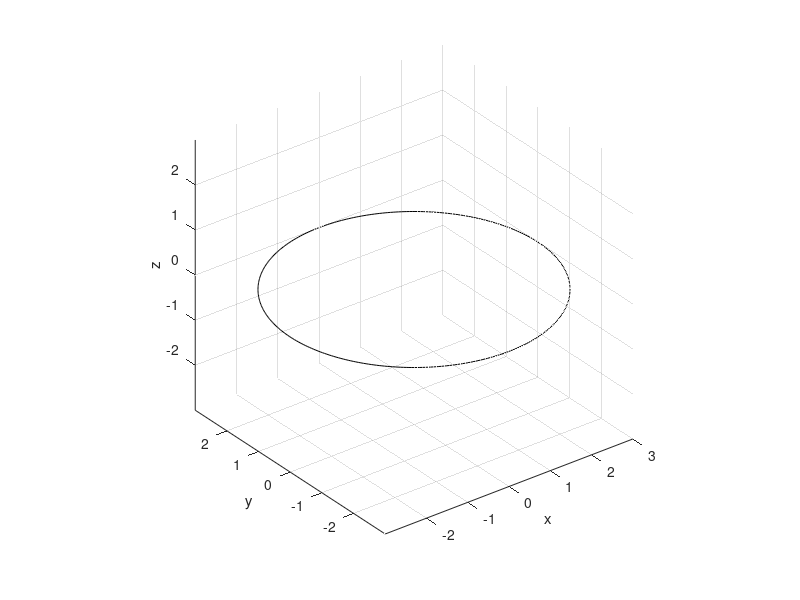

Source code (MATLAB): (Note: this script raises an error after producing the figure.)
%  Author:
%   Rui Li (raysworld@outlook.com)
%
%  LOG:
%   2014-04-11: Create the file.
%   2014-05-20: Fix some small bugs, which solves some display issues in
%               32-bit OS.
%   2014-07-16: Add some comments
%   2014-07-17: Add output: 'O_pe_H', which corresponds to the center point 
%               of the lower surface of the peg when the peg and hole are
%               touched each other.
%               Fixed a bug on edge_point determination.
%   2014-07-18��Distinguish radius of peg and radius of hole
%   2015-09-25: Fixed the bug when both theta_x and theta_y are small, the
%               equation will fail to be solved.

%% 
clear all
close all
clc
%% ����
% ��ײ���
R = 3;      % ��װ뾶
R_peg = 3.0;
R_hole = 3.0;
d_ecc = 1;  % ƫ�ľ�(��X_pe�᷽��)
h_ecc = 3;  % ƫ�ľ�(��Z_pe����)


% peg-e��hole����ϵ�Ĺ�ϵ����[Xpe Ype Zpe theta_xe theta_ye theta_ze]
theta_x_pe_H = 0.39794;       % ���ƿ�(H)����ϵx��ת���ĽǶ�
theta_y_pe_H = 0.10472;         % ���ƿ�(H)����ϵy��ת���ĽǶ�
theta_z_pe_H = 0;                % ���ƿ�(H)����ϵz��ת���ĽǶ�(���趨����Ϊ����Ҫ�ڸ��᷽����ת)
O_x_pe_H = 0;                         % ��ĵ������ĵ��ڿ�����ϵx�᷽��ƫ��׵����ĵ�ľ���
O_y_pe_H = 0;                         % ��ĵ������ĵ��ڿ�����ϵy�᷽��ƫ��׵����ĵ�ľ���
O_z_pe_H = 5;                         % ��ĵ������ĵ��ڿ�����ϵz�᷽��ƫ��׵����ĵ�ľ���

% ����ȫ�������棬�������ݲ����޸�!!!!!!!!!!!!!!!!!!!!!!!!!!!!!!!!!!!!!!!!!!!!!!!
%--------------------------------------------------------------------------
%% ��־λ
flag = [];
flag.outrange = 0;          % ��͵��Ƿ���hole��Χ�ڣ�����Ϊ0��������Ϊ1
flag.inter = 0;             % ͶӰ���Բ���������ֵΪn����n������
flag.contact = 0;           % ����׵ĽӴ��������ֵΪn����n���Ӵ��㣬-1Ϊ����Ӵ�
% �����͵��z����ֵ
d_lowest = NaN;

%% ��׼Բ�����ڸ��ֱ任�ͻ�ͼ
t = linspace(0, 2*pi, 360);
% rr = R;
% xx = rr * cos(t);
% yy = rr * sin(t);
% zz = zeros(1,length(t));
% ww = ones(1,length(t));

rr_p = R_peg;
xx_p = rr_p * cos(t);
yy_p = rr_p * sin(t);
zz_p = zeros(1,length(t));
ww_p = ones(1,length(t));

rr_h = R_hole;
xx_h = rr_p * cos(t);
yy_h = rr_p * sin(t);
zz_h = zeros(1,length(t));
ww_h = ones(1,length(t));


%%
% hole����ϵ(������ϵ)------------------------------------------------------
frame_H = eye(4);
% ����hole
plot3(xx_h, yy_h, zz_h, 'k');
hold on
% �������ע
xlabel('x'); ylabel('y'); zlabel('z');

grid on
axis equal
axis auto

% peg-e����ϵ(ƫ�����²��̶�)-----------------------------------------------

axis_o_pe = [1 0 0]';
axis_n_pe = [0 1 0]';
axis_a_pe = [0 0 1]';
O_pe = [0 0 0]';
frame_pe = [axis_o_pe axis_n_pe axis_a_pe O_pe;0 0 0 1];
% peg-e����ϵ��hole����ϵ�µı�ʾ(�任)
T_pe_H = trans([O_x_pe_H O_y_pe_H O_z_pe_H])*rot([0 1 0], theta_y_pe_H)*rot([1 0 0], theta_x_pe_H);
frame_pe_H = T_pe_H * frame_pe;
% peg-e����ϵ�������ᡢԭ����hole����ϵ�µı�ʾ(�任���)
axis_o_pe_H = frame_pe_H(1:3,1);      % peg-e����ϵ��x��
axis_n_pe_H = frame_pe_H(1:3,2);      % peg-e����ϵ��y��
axis_a_pe_H = frame_pe_H(1:3,3);      % peg-e����ϵ��z��
O_pe_H = frame_pe_H(1:3,4);                 % peg-e����ϵ��ԭ��

%% ����peg-e����Բ
% peg-e�����Բ
points = T_pe_H * [xx_p;yy_p;zz_p;ww_p];
plot3(points(1,:),points(2,:),points(3,:),'b');
hold on
% peg-e�����Բ��ԭ��
plot3(O_pe_H(1),O_pe_H(2),O_pe_H(3),'r.');
% peg-e�����Բ��XOY(hole)ƽ���ϵ�ͶӰ
plot3(points(1,:),points(2,:),zz_p,'b');

%% ����͵�

% legacy code-----------------------------------------------------------------
% % ����ĵ���Բ��Z_h�����ϵ���͵�
% [~, j]=find(points == min(min(points(3,:))));

% 20140716-----------------------------------------------------------------
axis_a_pe_H_proj = [axis_a_pe_H(1:2); 0]; % z����XoYƽ���ͶӰ
costt = (axis_a_pe_H_proj' * axis_a_pe_H)/(norm(axis_a_pe_H_proj)*norm(axis_a_pe_H)); %z����XoYƽ��ļн�

vector_R = [0 0 0]'; % �����ĵ㵽��͵������
vector_R(3) =  -R_hole * costt; % z���������������
a_R = axis_a_pe_H_proj / norm(axis_a_pe_H_proj) * R_hole * sqrt(1-costt^2);
vector_R(1:2) = a_R(1:2); % x y������ͶӰ�������

lowest_point = O_pe_H + vector_R;

% ����ĵ���Բ��Z_h�����ϵ���͵�
plot3([lowest_point(1) lowest_point(1)],...
      [lowest_point(2) lowest_point(2)],...
      [lowest_point(3) 0], 'r');
hold on
plot3([lowest_point(1) lowest_point(1)],...
      [lowest_point(2) lowest_point(2)],...
      [lowest_point(3) 0], 'ro');
%% �ų���͵�ͶӰ����hole�ڵ����
if norm(lowest_point(1:2)) > R_hole
    disp('lowest point OUT of range!');
	d_lowest = NaN;
	flag.outrange = 1;
end

%%
% �����Բ��ͶӰԲ�Ľ���
% syms x y
% Px = sin(theta_x_pe_H)*tan(theta_x_pe_H) + cos(theta_x_pe_H);
% Py = sin(theta_y_pe_H)*tan(theta_y_pe_H) + cos(theta_y_pe_H);
% Q = tan(theta_x_pe_H)*tan(theta_y_pe_H);

% f1 = x^2 + y^2 - R^2;
% f2 = (x - O_x_pe_H)^2*Py^2 - 2*(x - O_x_pe_H)*(y - O_y_pe_H)*Q + (y - O_y_pe_H)^2*(Q^2+Px^2) - R^2;
% 
% S = solve(f1,f2,'Real',true);
% 
% A = (S.x == real(S.x));
% x = eval(S.x(A));
% B = (S.y == real(S.y));
% y = eval(S.y(B));

% 20140509-----------------------------------------------------------------
% f1 = x^2 + y^2 - R^2;
A1 = 1; B1 = 1; C1 = 0; D1 = 0; E1 = 0; F1 = -R_hole^2;
% f2 = (x - O_x_pe_H)^2*Py^2 - 2*(x - O_x_pe_H)*(y - O_y_pe_H)*Q + (y - O_y_pe_H)^2*(Q^2+Px^2) - R^2;
%A2 = Py^2;
%B2 = Px^2 + Q^2;
%C2 = - Q;
%D2 = Q*O_y_pe_H - Py^2*O_x_pe_H;
%E2 = Q*O_x_pe_H - (Q^2 + Px^2)*O_y_pe_H;
%F2 = Py^2*O_x_pe_H^2 + Px^2*O_y_pe_H^2 + Q^2*O_y_pe_H^2 - 2*Q*O_x_pe_H*O_y_pe_H - R^2;

% ֱ��ʹ�÷�������������Ϊ����Բ��ȡ�㣬Ȼ����ϵ���ķ���
sel_points = [1 73 145 217 289];
coe_xx = points(1,sel_points)';
coe_yy = points(2,sel_points)';

coe_C = [coe_xx.^2, coe_yy.^2, 2*coe_xx.*coe_yy, 2*coe_xx, 2*coe_yy];

% ��ϵ���������ȣ������ͬ���칹
if rank(coe_C) < 5
    coe_C = [coe_C ; zeros(1, size(coe_C, 2))];
    sol_C = coe_C \ ones(size(coe_xx)+1);
else
    sol_C = coe_C\ones(size(coe_xx)); % ͨ����Բ�ϵ��������A��B��C��D��E���ϵ����F=1
end

A2 = sol_C(1);
B2 = sol_C(2);
C2 = sol_C(3);
D2 = sol_C(4);
E2 = sol_C(5);
F2 = -1;
f1 = [A1 C1 D1; C1 B1 E1; D1 E1 F1];
f2 = [A2 C2 D2; C2 B2 E2; D2 E2 F2];
S = intersectConics(f1, f2);
% plot(S(1,:) ./ S(3,:) , S(2,:) ./ S(3,:), 'ro');
[m_s, ~] = size(S);
if m_s == 3
    x = S(1,:) ./ S(3,:);
    y = S(2,:) ./ S(3,:);
else
    x=[];
    y=[];
end

%% �жϽ������
% ͶӰԲ��hole�Ľ�����0����1����2����3����4��5���������Ӧ��
% �Ӵ��������¼��������
% 	1. �޽Ӵ���                        (0������)
% 	2. ��һ���Ӵ���                    
% 	2.1  ��ĵ���Բ�������             (1������/3������)
% 	2.2  ��ĵ���Բ��ײ�����           (2������)
%   2.3  ��Ĳ��������һ���Ӵ���       (2������)
% 	3. �������Ӵ���                    (2������/4������)
% 	4. �������Ӵ���                    (2������/4������)

solution_count = length(x);
% �Ƚ��ĸ�������������Ϊ��������
if solution_count == 4 % �Ƚ��ĸ���ĸ߶ȣ����¸߶ȵ͵�����
    disp('four intersection points!');
	flag.inter = 4;
    z = ((y - O_y_pe_H)*sin(theta_x_pe_H) - (x - O_x_pe_H)*cos(theta_x_pe_H)*sin(theta_y_pe_H))/(cos(theta_x_pe_H)*cos(theta_y_pe_H))+O_z_pe_H;
    
    [~, idx] = sort(z);
    z = z(idx(1:2));
    x = x(idx(1:2));
    y = y(idx(1:2));
end
if solution_count == 2 % �Ƚ��������Ƿ���ͬһ����(2014-07-18)
    z = ((y - O_y_pe_H)*sin(theta_x_pe_H) - (x - O_x_pe_H)*cos(theta_x_pe_H)*sin(theta_y_pe_H))/(cos(theta_x_pe_H)*cos(theta_y_pe_H))+O_z_pe_H;
    if norm([x(1)-x(2) y(1)-y(2) z(1)-z(2)]) < 10^-6
        x = x(1);
        y = y(1);
        z = z(1);
    end
end

solution_count = length(x);
% 0������
if solution_count == 0
    disp('NO intersection points!');
    flag.inter = 0;
elseif solution_count == 1
    disp('ONE intersection point!');
	flag.inter = 1;
    z = ((y - O_y_pe_H)*sin(theta_x_pe_H) - (x - O_x_pe_H)*cos(theta_x_pe_H)*sin(theta_y_pe_H))/(cos(theta_x_pe_H)*cos(theta_y_pe_H))+O_z_pe_H;
    
    h_down = z;
    d_lowest = lowest_point(3) - h_down;
    
% 20140718-----------------------------------------------------------------
    disp('ONE contact point!');
    flag.contact = 1;
% 20140718-END-------------------------------------------------------------
elseif solution_count == 3
    disp('THREE intersection points!');
	flag.inter = 3;
    z = ((y - O_y_pe_H)*sin(theta_x_pe_H) - (x - O_x_pe_H)*cos(theta_x_pe_H)*sin(theta_y_pe_H))/(cos(theta_x_pe_H)*cos(theta_y_pe_H))+O_z_pe_H;
    
    [~, idx] = sort(z);
    z = z(idx(1));
    x = x(idx(1));
    y = y(idx(1));
    
    h_down = z;
    d_lowest = lowest_point(3) - h_down;
elseif solution_count == 2
    if flag.inter ~= 4
        disp('TWO intersection points!');
        flag.inter = 2;
    end
    
    % ���㽻��λ�õ�holeƽ��ľ���
    z = ((y - O_y_pe_H)*sin(theta_x_pe_H) - (x - O_x_pe_H)*cos(theta_x_pe_H)*sin(theta_y_pe_H))/(cos(theta_x_pe_H)*cos(theta_y_pe_H))+O_z_pe_H;
    plot3([x(1) x(1)],[y(1) y(1)],[0 z(1)], 'g-');
    plot3([x(2) x(2)],[y(2) y(2)],[0 z(2)], 'g-');
    
    % ���潻�����굽�µı�����
    inter_x = x;
    inter_y = y;
    inter_z = z;
    
    if norm(z(1)-z(2)) < 10^-4 % ���Ӵ�������Ӵ���
        h_down = z(1);
        % �����ж��Ƿ���ڵ������Ӵ���
        % ����һ����ֱ��XoYƽ���ƽ��,��ƽ���Ope�����͵�
        % 2015-09-28
        % ƽ�淽��Ϊ Ax+By+C=0
        % A = Y2 - Y1
        % B = X1 - X2
        % C = X2*Y1 - X1*Y2
        p1 = O_pe_H(1:2);
        p2 = lowest_point(1:2);
        A = p2(2) - p1(2);
        B = p1(1) - p2(1);
        C = p2(1)*p1(2) - p1(1)*p2(2);
        
        coe_planar = [A B C];
        
        cy = cos(theta_y_pe_H);
        sy = sin(theta_y_pe_H);
        cx = cos(theta_x_pe_H);
        sx = sin(theta_x_pe_H);
        syms x y
            f11  = (x - O_x_pe_H)*cy-(h_down-O_z_pe_H)*sy;
            f121 = (x - O_x_pe_H)*sx*sy;
            f122 = (y - O_y_pe_H)*cx;
            f123 = (h_down-O_z_pe_H)*sx*cy;
        f1 = f11^2 + (f121 + f122 + f123)^2 - R_peg^2;        
        f2 = coe_planar(1)*x + coe_planar(2)*y + coe_planar(3);
        
        S = solve(f2, f1, 'Real', true);
        
        % 2015-09-25 S.x & S.y   
        if isempty(S)
            disp('Equation solve failed!');
            d_lowest = NaN;
            flag.outrange = 1;
            return;
        elseif isempty(S.x) || isempty(S.y)
            d_lowest = -O_z_pe_H;
            flag.inserted = 1;
            return; 
        end
        
        A = (S.x == real(S.x));
        x = eval(S.x(A));
        B = (S.y == real(S.y));
        y = eval(S.y(B));
        
%         plot3(x(1), y(1), h_down, 'go');
%         plot3(x(2), y(2), h_down, 'go');
        
        % �ж��ĸ��������ϵĵ�(Ope����͵㡢���ϵ��������߳�ֱ��)
        v1 = O_pe_H - lowest_point;
        v2 = [x(1);y(1);h_down] - lowest_point;
        if abs(v1.' * v2) < 10^-6
            edge_point = [x(1) y(1) h_down].';
        else
            edge_point = [x(2) y(2) h_down].';
        end
        plot3(edge_point(1), edge_point(2), edge_point(3), 'mo');hold on
        plot3([edge_point(1) lowest_point(1)],...
              [edge_point(2) lowest_point(2)],...
              [edge_point(3) lowest_point(3)], 'm');
        plot3([edge_point(1) edge_point(1)],...
              [edge_point(2) edge_point(2)],...
              [edge_point(3) 0], 'k');
        
        % �ж�����һ���ͶӰ��hole��λ�ù�ϵ
        if abs(edge_point(1)^2 + edge_point(2)^2 - R_hole^2) <= 10^-4 % ����hole�ϣ�����Ӵ�
            disp('three-point contact!');
            flag.contact = 3;
            d_lowest = lowest_point(3) - h_down;
        elseif edge_point(1)^2 + edge_point(2)^2 - R_hole^2 < 0 % ����hole�ڣ�����Ӵ�
            disp('two-point contact!');
            flag.contact = 2;
            d_lowest = lowest_point(3) - h_down;
        elseif edge_point(1)^2 + edge_point(2)^2 - R_hole^2 > 0 % ����hole�⣬�����Ӵ�
            disp('edge-only contact!');
            flag.contact = -1;
            
            d1 = norm(lowest_point(1:2) - edge_point(1:2));
            mid_point = [sum(inter_x)/2  sum(inter_y)/2  sum(inter_z)/2].';
            
            d2_cos = ([0;0] - mid_point(1:2))' * (edge_point(1:2) - mid_point(1:2));
%             d2_temp = norm(mid_point(1:2) - edge_point(1:2)) - norm(mid_point(1:2)) - R_hole;
            if d2_cos >= 0 % mid_point��O_hole��edge_point_proj��ͬ��
                d2 = norm(mid_point(1:2) - edge_point(1:2)) - norm(mid_point(1:2)) - R_hole;
            else % mid_point��O_hole��edge_point_proj���м�
                d2 = norm(mid_point(1:2) - edge_point(1:2)) + norm(mid_point(1:2)) - R_hole;
            end
                        
            d3 = abs(h_down - lowest_point(3));
            d4 = d2*d3/d1;
            
            d_lowest = lowest_point(3) - (h_down - d4);
        end
    else % ����߶����ϴ�˵��ֻ��һ���Ӵ���
        disp('one-point contact!');
		flag.contact = 1;
		
        h_down = min(z);
        d_lowest = lowest_point(3) - h_down;
    end
end

%% �쳣����
if d_lowest > 5 || d_lowest < -5
    d_lowest = NaN;
    fprintf(2,'Unexpected result!\n');
end

%% ��͵���ֵ
title(['d_{lowest} = ' num2str(d_lowest)]);
disp(flag);





